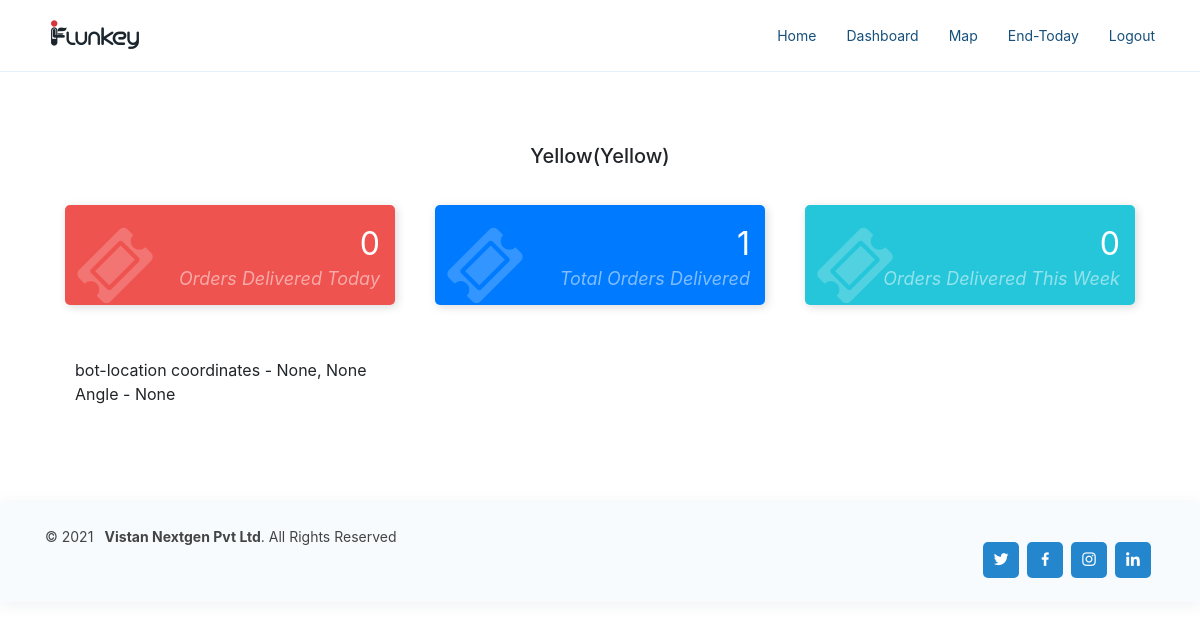
Screenshot of /dashboard/bot/Yellow with the database file from the repository.
### api/models.py (models this page shows, shortened)
class Bot(models.Model):
    bot_no = models.IntegerField(unique=True)
    name = models.CharField(max_length = 50, unique=True)
    color = models.CharField(max_length=20, unique=True)
    image = models.ImageField(upload_to = 'flunky_images', blank = True)
    status = models.BooleanField(default=True, help_text="bot working(active or inactive)")   # active or inactive
    avialable = models.BooleanField(default=True, help_text="available or not avialabe for delivery")  # avialabe to serve or not avialable
    ip = models.CharField(max_length=15)
    port = models.IntegerField()
    created_at = models.DateTimeField(auto_now_add=True)
    battery = models.DecimalField(max_digits=5, decimal_places=2, default = 0)
    class Meta:
        verbose_name = 'Bot'
        verbose_name_plural = 'Bots'
        ordering = ('-id',)

### dashboard/models.py (models this page shows, shortened)
class Bot_location(models.Model):
    bot = models.OneToOneField(Bot, on_delete=models.CASCADE)
    x = models.DecimalField(max_digits=500, decimal_places=4, blank = True, null = True)
    y = models.DecimalField(max_digits=50, decimal_places=4, blank = True, null=True)
    angle = models.DecimalField(max_digits=50, decimal_places=4, blank = True, null = True)
    class Meta:
        ordering = ('-id',)
        verbose_name = 'Bot location'
        verbose_name = 'Bot locations'

### dashboard/views.py (the view)
# urls.py: path('bot/<str:bot_name>', views.bot_dashboard, name = 'bot-dashboard'),
def bot_dashboard(request, bot_name):
    if request.method == "POST":
        startdate = request.POST['startdate']
        enddate = request.POST['enddate']
        fd = FinalDelivery.objects.filter(created_at__range=(startdate, enddate))
        return render(request, 'dashboard/bot_dashboard.html')
    else:
        bot = Bot.objects.get(name = bot_name)
        bot_name = bot.name
        bot_loc = Bot_location.objects.get(bot__name = bot_name)
        fd = FinalDelivery.objects.filter(food_delivered = True, bot_name = bot_name)
        td = FinalDelivery.objects.filter(created_at__date = date.today(), food_delivered = True, bot_name = bot_name)
        date1 = datetime.today()
        week = date1.strftime('%V')
        print(week)
        tw = FinalDelivery.objects.filter(created_at__week = week, food_delivered = True, bot_name = bot_name)
        return render(request, 'dashboard/bot_dashboard.html', {
                                                                'fd':len(fd),
                                                                'td':len(td),
                                                                'bot_name':bot_name,
                                                                'bot':bot,
                                                                'bot_loc':bot_loc,
                                                                'tw':len(tw),
                                                                })

### dashboard/templates/dashboard/bot_dashboard.html
{% extends 'api/base.html' %}
{% load static %}
{% block css %}
<link href="{% static "assets/css/boot.min.css" %}" rel="stylesheet" id="bootstrap-css">
{% endblock %}
{% block content %}
    <div class="container">
        <div class="container"><br><br>
            <center>
                <b>
                    <h5>{{bot_name}}({{bot.color}})</h5>
                </b>
            </center>
            <br>
            <div class="row">
                <div class="col-md-4">
                  <div class="card-counter danger">
                    <i class="fa fa-ticket"></i>
                    <span class="count-numbers">{{td}}</span>
                    <span class="count-name">Orders Delivered Today</span>
                  </div>
                </div>
                <div class="col-md-4">
                  <div class="card-counter primary">
                    <i class="fa fa-ticket"></i>
                    <span class="count-numbers">{{fd}}</span>
                    <span class="count-name">Total Orders Delivered</span>
                  </div>
                </div>
                <div class="col-md-4">
                  <div class="card-counter info">
                    <i class="fa fa-ticket"></i>
                    <span class="count-numbers">{{tw}}</span>
                    <span class="count-name">Orders Delivered This Week</span>
                  </div>
                </div>
            </div>
            <div class="container"> <br><br>
                bot-location coordinates - {{bot_loc.x}}, {{bot_loc.y}}
                <br>
                Angle - {{bot_loc.angle}}
            </div>
        </div>
    </div>
{% endblock %}

### static/assets/css/style.css (style rules this page uses)
body { font-family: "Open Sans", sans-serif; color: #444444; }
h1, h2, h3, h4, h5, h6 { font-family: "Raleway", sans-serif; }

### static/assets/css/style1.css (style rules this page uses)
.card-counter { box-shadow: 2px 2px 10px #DADADA; margin: 5px; padding: 20px 10px; background-color: #fff; height: 100px; border-radius: 5px; transition: .3s linear all; }
.card-counter.primary { background-color: #007bff; color: #FFF; }
.card-counter.danger { background-color: #ef5350; color: #FFF; }
.card-counter.info { background-color: #26c6da; color: #FFF; }
.card-counter i { font-size: 5em; opacity: 0.2; }
.card-counter .count-numbers { position: absolute; right: 35px; top: 20px; font-size: 32px; display: block; }
.card-counter .count-name { position: absolute; right: 35px; top: 65px; font-style: italic; text-transform: capitalize; opacity: 0.5; display: block; font-size: 18px; }

### rows the page displays
Bot: name "Yellow", color "Yellow"
Bot_location: x "None", y "None", angle "None"

### other values shown
{{ td }} "0"
{{ fd }} "1"
{{ tw }} "0"
